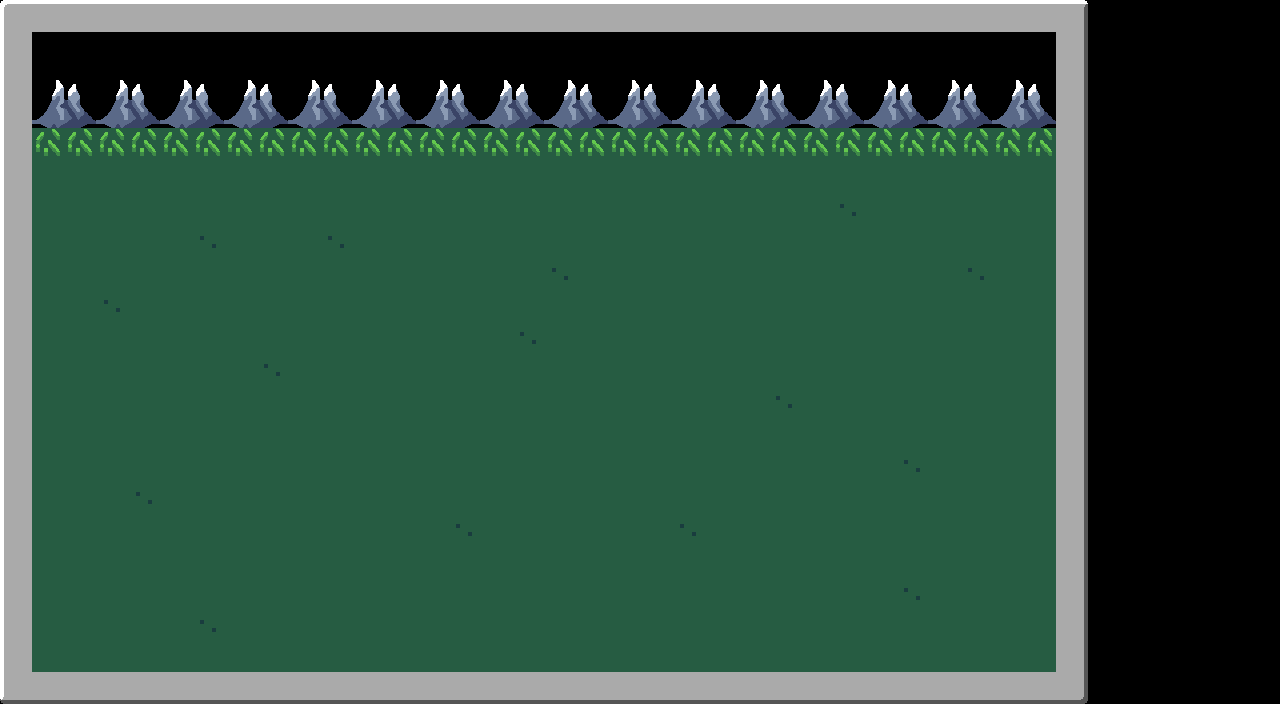

This game map was drawn from its Tiled (.tmx) file and the tilesets committed beside it. A one-line description and the full map source follow:
An orthogonal 40x22 tile map with 32x32 px tiles, 1 tile layer (Tile Layer 1).

<map version="1.0" tiledversion="2018.03.04" orientation="orthogonal" renderorder="right-down" width="40" height="22" tilewidth="32" tileheight="32" infinite="0" nextobjectid="1">
 <properties>
  <property name="gamemode" type="int" value="4" />
  <property name="goalx" type="int" value="26" />
  <property name="gridh" type="int" value="16" />
  <property name="gridw" type="int" value="32" />
  <property name="gridx" type="int" value="1" />
  <property name="gridy" type="int" value="5" />
  <property name="music" value="sound/game4_bgm.ogg" />
 </properties>
 <tileset firstgid="1" source="tilesets/e4.tsx" />
 <layer name="Tile Layer 1" width="40" height="22">
  <data encoding="csv">
101,67,67,67,67,67,67,67,67,67,67,67,67,67,67,67,67,67,67,67,67,67,67,67,67,67,67,67,67,67,67,67,67,102,0,0,0,0,0,0,
66,0,0,0,0,0,0,0,0,0,0,0,0,0,0,0,0,0,0,0,0,0,0,0,0,0,0,0,0,0,0,0,0,50,0,0,0,0,0,0,
66,44,45,44,45,44,45,44,45,44,45,44,45,44,45,44,45,44,45,44,45,44,45,44,45,44,45,44,45,44,45,44,45,50,0,0,0,0,0,0,
66,60,61,60,61,60,61,60,61,60,61,60,61,60,61,60,61,60,61,60,61,60,61,60,61,60,61,60,61,60,61,60,61,50,0,0,0,0,0,0,
66,23,23,23,23,23,23,23,23,23,23,23,23,23,23,23,23,23,23,23,23,23,23,23,23,23,23,23,23,23,23,23,23,50,0,0,0,0,0,0,
66,56,56,56,56,56,56,56,56,56,56,56,56,56,56,56,56,56,56,56,56,56,56,56,56,56,56,56,56,56,56,56,56,50,0,0,0,0,0,0,
66,56,56,56,56,56,56,56,56,56,56,56,56,56,56,56,56,56,56,56,56,56,56,56,56,56,40,56,56,56,56,56,56,50,0,0,0,0,0,0,
66,56,56,56,56,56,40,56,56,56,40,56,56,56,56,56,56,56,56,56,56,56,56,56,56,56,56,56,56,56,56,56,56,50,0,0,0,0,0,0,
66,56,56,56,56,56,56,56,56,56,56,56,56,56,56,56,56,40,56,56,56,56,56,56,56,56,56,56,56,56,40,56,56,50,0,0,0,0,0,0,
66,56,56,40,56,56,56,56,56,56,56,56,56,56,56,56,56,56,56,56,56,56,56,56,56,56,56,56,56,56,56,56,56,50,0,0,0,0,0,0,
66,56,56,56,56,56,56,56,56,56,56,56,56,56,56,56,40,56,56,56,56,56,56,56,56,56,56,56,56,56,56,56,56,50,0,0,0,0,0,0,
66,56,56,56,56,56,56,56,40,56,56,56,56,56,56,56,56,56,56,56,56,56,56,56,56,56,56,56,56,56,56,56,56,50,0,0,0,0,0,0,
66,56,56,56,56,56,56,56,56,56,56,56,56,56,56,56,56,56,56,56,56,56,56,56,40,56,56,56,56,56,56,56,56,50,0,0,0,0,0,0,
66,56,56,56,56,56,56,56,56,56,56,56,56,56,56,56,56,56,56,56,56,56,56,56,56,56,56,56,56,56,56,56,56,50,0,0,0,0,0,0,
66,56,56,56,56,56,56,56,56,56,56,56,56,56,56,56,56,56,56,56,56,56,56,56,56,56,56,56,40,56,56,56,56,50,0,0,0,0,0,0,
66,56,56,56,40,56,56,56,56,56,56,56,56,56,56,56,56,56,56,56,56,56,56,56,56,56,56,56,56,56,56,56,56,50,0,0,0,0,0,0,
66,56,56,56,56,56,56,56,56,56,56,56,56,56,40,56,56,56,56,56,56,40,56,56,56,56,56,56,56,56,56,56,56,50,0,0,0,0,0,0,
66,56,56,56,56,56,56,56,56,56,56,56,56,56,56,56,56,56,56,56,56,56,56,56,56,56,56,56,56,56,56,56,56,50,0,0,0,0,0,0,
66,56,56,56,56,56,56,56,56,56,56,56,56,56,56,56,56,56,56,56,56,56,56,56,56,56,56,56,40,56,56,56,56,50,0,0,0,0,0,0,
66,56,56,56,56,56,40,56,56,56,56,56,56,56,56,56,56,56,56,56,56,56,56,56,56,56,56,56,56,56,56,56,56,50,0,0,0,0,0,0,
66,56,56,56,56,56,56,56,56,56,56,56,56,56,56,56,56,56,56,56,56,56,56,56,56,56,56,56,56,56,56,56,56,50,0,0,0,0,0,0,
117,51,51,51,51,51,51,51,51,51,51,51,51,51,51,51,51,51,51,51,51,51,51,51,51,51,51,51,51,51,51,51,51,118,0,0,0,0,0,0
</data>
 </layer>
</map>
